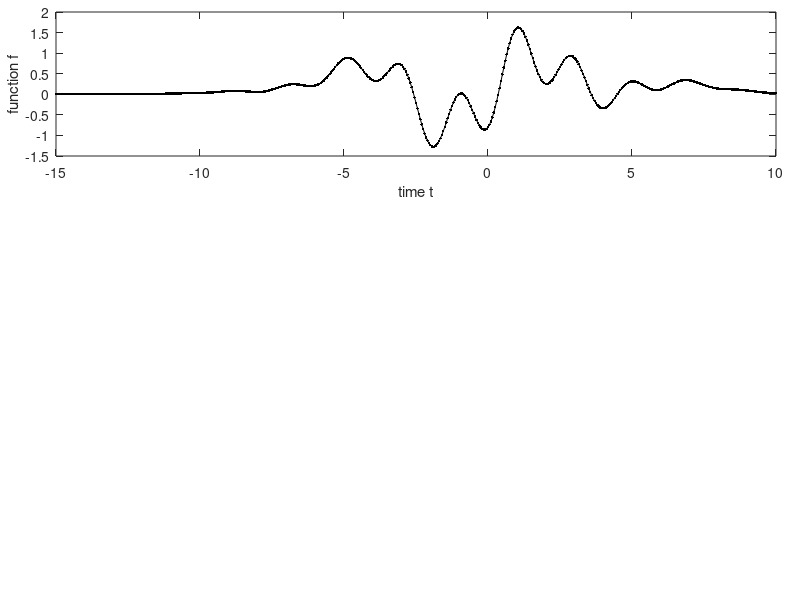

Reproduce this figure in MATLAB. (Note: this script raises an error after producing the figure.)
dd=0.05; % small step size
tt=[-15:dd:10]; % time samples

% some arbitrary function (change this)
f=exp(-tt.^2/20) .* (sin(tt)+tt.^2/20-0.8*cos(pi*tt));

pos=[0.07 0.74 0.9 0.24];
% plot the function
subplot('position',pos)
plot(tt,f,'black'); hold on % draw as line
plot(tt,f,'.black'); hold off % superimpose the points as dots
xlabel('time t')
ylabel('function f')

% compute our approximate derivative
dfdt=deriv(f, dd);

% plot the derivative
pos(2)=pos(2)-0.33;
subplot('position',pos)
plot(tt,dfdt,'red'); hold on
plot(tt,dfdt,'.red'); hold off
xlabel('time t')
ylabel('derivative df/dt')

% approximate second derivative function
ddfdtt=deriv(deriv(f, dd), dd);

% plot the second derivative
pos(2)=pos(2)-0.33;
subplot('position',pos)
plot(tt,ddfdtt,'blue'); hold on
plot(tt,ddfdtt,'.blue'); hold off
xlabel('time t')
ylabel('derivative d^2f/dt^2')

set(gcf,'PaperUnits','inches','PaperPosition',[0 0 8 6]) %150dpi
saveas(gcf, 'figures/ddemo', 'png')
shg